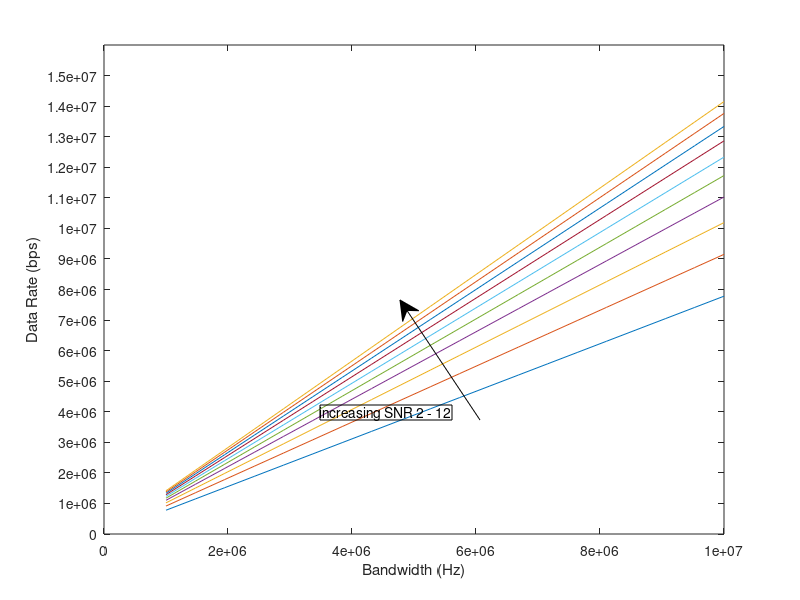

This chart was generated by the following MATLAB code:
clear all;
y1 = linspace (1e6,10e6, 20);
SNR = linspace (2, 12, 10);

data_rate_vec = [];
for i = 1:length (SNR)
   for j = 1:length(y1)
data_rate = y1(j)*log10(2*(1 + SNR(i))); 
data_rate_vec (i,j)  = [data_rate];
   end
plot (y1, data_rate_vec (i,:))


hold on;

%legend ([date_rate_vec(1,:), data_rate_vec (10,:)], 'SNR 2','SNR 12'));
end 


xlabel('Bandwidth (Hz)') 
ylabel('Data Rate (bps)')
annotation('arrow',  [.6 .5], [.3 .5]);
dim = [.4 .3 .5 .3];
str = 'increasing SNR 2 - 12';
annotation('textbox',dim,'String',str,'FitBoxToText','on');
yticks(0:1e6:15e6);

